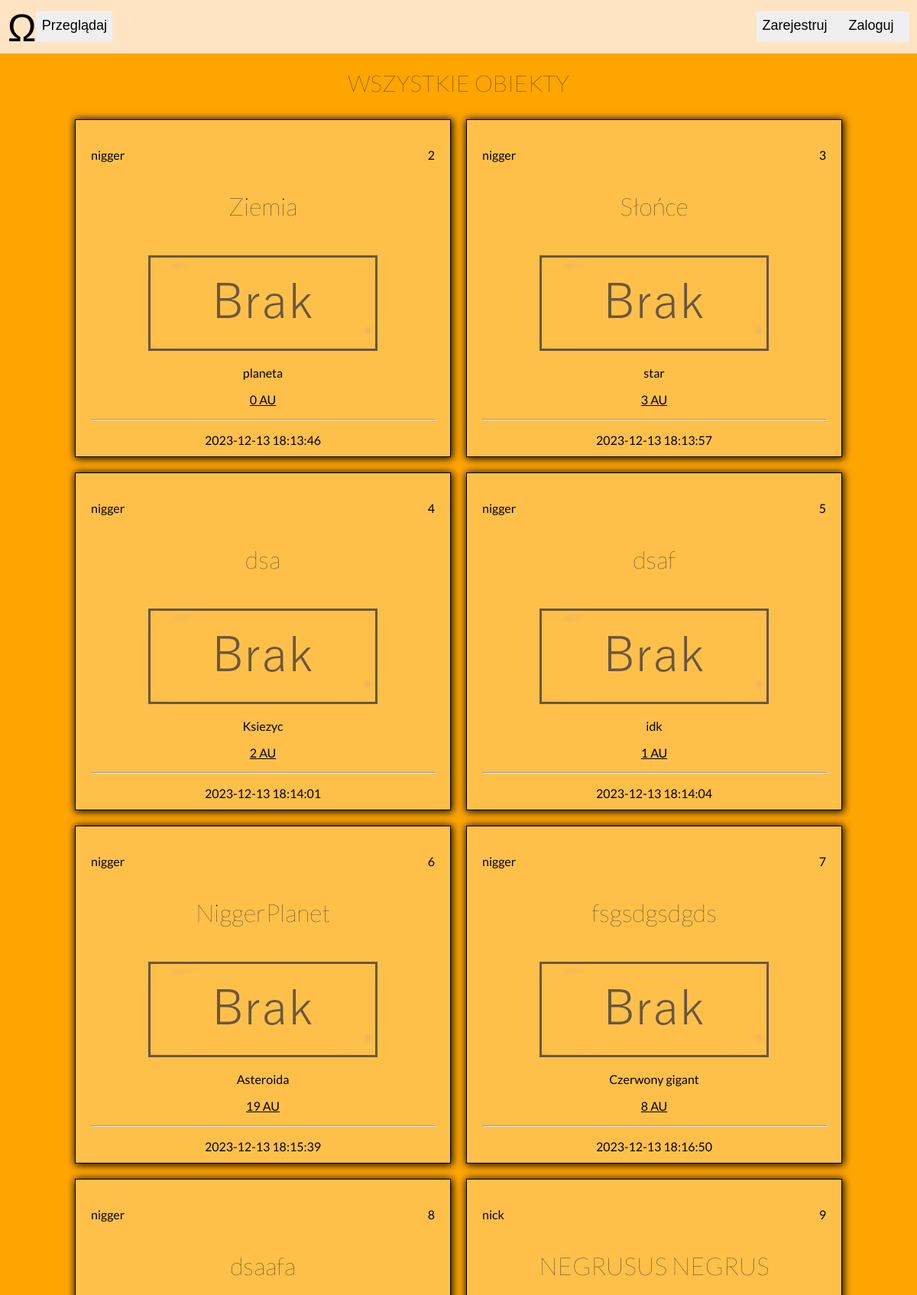
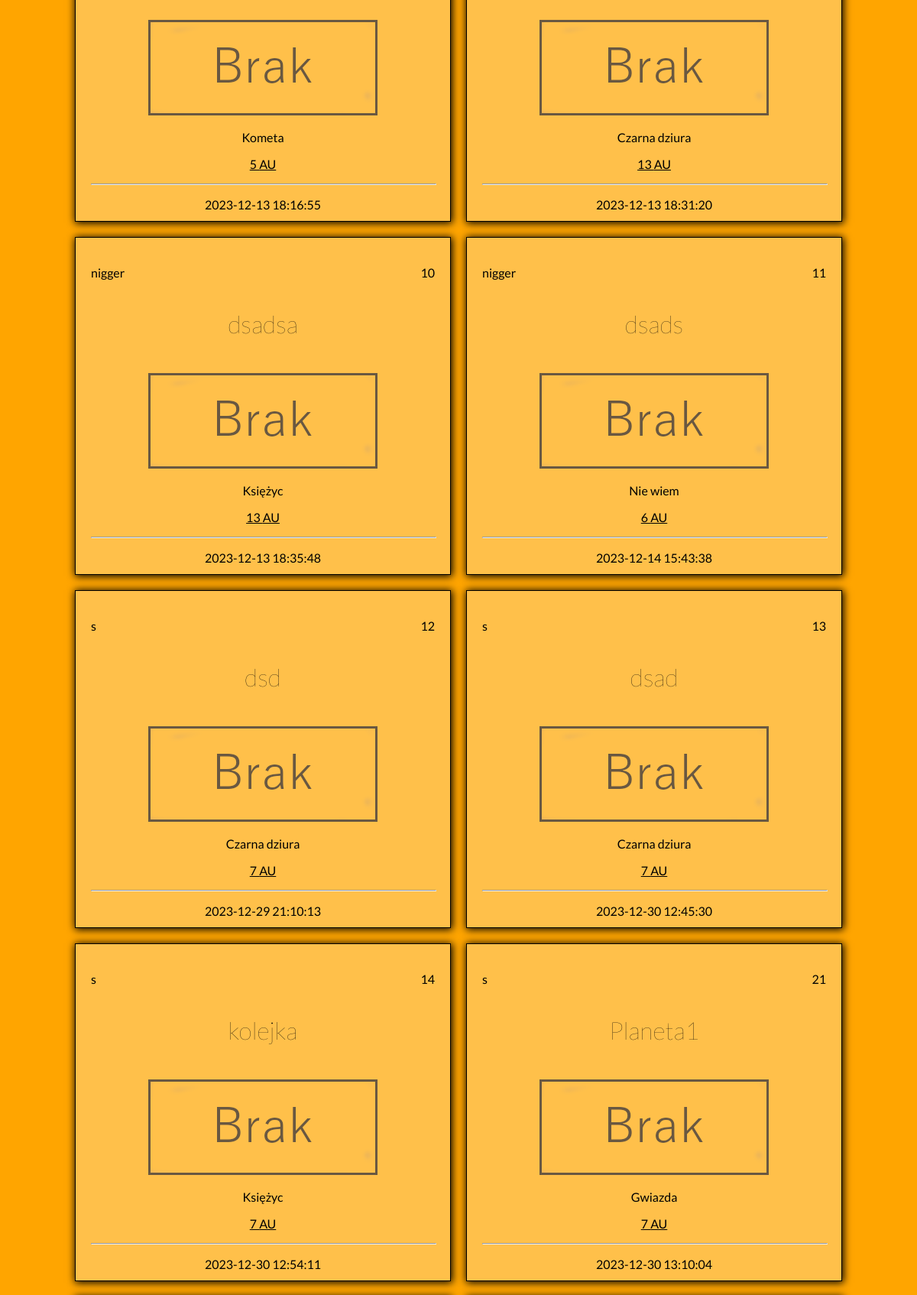
/objects.php (upper part), run on the app's committed database (2 pictures, top to bottom).
### tables this page shows
CREATE TABLE `obiekty` (
  `id` int(11) NOT NULL,
  `uzytkownik_id` int(11) NOT NULL,
  `nazwa` varchar(255) NOT NULL,
  `typ` varchar(100) DEFAULT NULL,
  `odleglosc` double NOT NULL,
  `obraz` text DEFAULT NULL,
  `data_stworzenia` datetime NOT NULL DEFAULT current_timestamp()
);

CREATE TABLE `uzytkownicy` (
  `id` int(11) NOT NULL,
  `login` varchar(50) NOT NULL,
  `haslo` varchar(50) NOT NULL,
  `data_stworzenia` timestamp NOT NULL DEFAULT current_timestamp()
);

### components/object_card.php (the view)
<?php
function object_card($obiekt) {
    if($obiekt['Obraz']==null) {
        $body = "<div class='object-card'>
                    <div class='object-header'>
                        <p>{$obiekt['Login']}</p><br>
                        <p>{$obiekt['ID_Obiektu']}</p>
                    </div>
                    <h1>{$obiekt['Nazwa']}</h1>
                    <img src='static/objects/brak.png'/>
                    <p>{$obiekt['Typ']}</p>
                    <p class='distance'>{$obiekt['Odległość']} AU</p>
                    <hr><p>{$obiekt['Data']}</p>";
                    echo "</div>";
    } else {
        $body = "<div class='object-card'>
                    <div class='object-header'>
                        <p>{$obiekt['Login']}</p><br>
                        <p>{$obiekt['ID_Obiektu']}</p>
                    </div>
                    <h1>{$obiekt['Nazwa']}</h1>
                    <img class='img-objects' src='static/objects/{$obiekt['Obraz']}'/>
                    <p>{$obiekt['Typ']}</p>
                    <p class='distance'>{$obiekt['Odległość']} AU</p>
                    <hr><p>{$obiekt['Data']}</p>";
                   echo "</div>";
    }
    return $body;
}
?>

### components/header.php (shortened to what this page needs)
<!DOCTYPE html>
<html lang="pl">
<head>
    <link rel="stylesheet" href="styles/root.css">
    <link rel="stylesheet" href="styles/header.css">
    <link rel="stylesheet" href="styles/form.css">
    <link rel="stylesheet" href="styles/objects.css">
    <link rel="stylesheet" href="styles/profile.css">
    <link rel="stylesheet" href="styles/profile_card.css">
    <link rel="stylesheet" href="styles/object_card.css">
</head>
<body>
    <div id="container">
        <div id="header">
            <div id="header-left">
            <a href="index.php" id="omega">Ω</a>
            <button><a class="link" href="objects.php">Przeglądaj</a></button>
            </div>
            <?php
            if(isset($_SESSION['login'])){
                echo "<div id='header-right'><a  href='profile.php'><div id='nickname'><p class='link-nickname'>Witaj " .$_SESSION['login'] ."!</p></a></div>
                <button type='submit' class='button-index'><a id='object' class='link' href='create.php'>Dodaj obiekt</a></button>
                <button type='submit' class='button-index'><a class='link' id='log-out' href='scripts/logout.php'>Wyloguj</a></button>";
            }else{
                echo "<div id='header-right'><button type='submit' ><a class='link' href='register.php'>Zarejestruj</a></button>
                <button type='submit'><a class='link' href='login.php'>Zaloguj</a></button></div>";
            }
            ?>
        </div>
    </div>
</body>
</html>

### objects.php (shortened to what this page needs)
<?php
  include('scripts/db.php');
  include('components/header.php');
  include('components/object_card.php');
?>
  <h1 class='title'>WSZYSTKIE OBIEKTY</h1>
  <div class='result-container'>
<?php
$objects = array();
        $sql = "
        SELECT uzytkownicy.login AS Login,obiekty.id AS ID_Obiektu,obiekty.uzytkownik_id AS ID_Użytkownika,obiekty.nazwa AS Nazwa,
        obiekty.typ AS Typ,obiekty.odleglosc AS Odległość,obiekty.data_stworzenia AS Data,obiekty.obraz AS Obraz FROM obiekty
        INNER JOIN uzytkownicy ON obiekty.uzytkownik_id = uzytkownicy.id";
        $result = mysqli_query($db, $sql);
        while($row = mysqli_fetch_assoc($result)) {
            array_push($objects, $row);
        }
        foreach ($objects as $object) {
          echo object_card($object);
      }
?>
</div>

### styles/root.css (style rules this page uses)
body { margin: 0; padding: 0; font-family: 'Lato', sans-serif; }
h1 { font-weight: 100; }

### styles/header.css (style rules this page uses)
body { background-color: orange; }
#header { background-color: bisque; padding: 10px; display: flex; justify-content: space-between; height: 50px; align-items: center; }
#header-right { display: flex; justify-content: space-evenly; align-items: center; }
#header-left { display: flex; justify-content: space-evenly; align-items: center; }
button { height: 40px; width: 100px; font-size: 18px; border: none; }
#omega { font-size: 50px; }
.link { display: block; height: 100%; width: 100%; padding-top: 7px; }
a { text-decoration: none; color: black; }

### styles/objects.css (style rules this page uses)
.result-container { display: flex; flex-wrap: wrap; align-items: center; justify-content: center; }
.object-header { display: flex; justify-content: space-between; }
.title { font-size: 30px; text-align: center; }

### styles/profile_card.css (style rules this page uses)
hr { width: 100%; }

### styles/object_card.css (style rules this page uses)
.object-card { text-align: center; width: 450px; border: 1px black solid; background-color: rgb(255, 192, 74); height: 400px; padding: 20px; margin: 10px; box-shadow: 1px 1px 10px 1px black; }
.distance { text-decoration: underline; }
.object-card h1 { margin-bottom: 45px; }

### data on the page
obiekty: uzytkownicy.login "nigger", id "2", nazwa "Ziemia", typ "planeta", odleglosc "0", data_stworzenia "2023-12-13 18:13:46"
obiekty: uzytkownicy.login "nigger", id "3", nazwa "Słońce", typ "star", odleglosc "3", data_stworzenia "2023-12-13 18:13:57"
obiekty: uzytkownicy.login "nigger", id "4", nazwa "dsa", typ "Ksiezyc", odleglosc "2", data_stworzenia "2023-12-13 18:14:01"
obiekty: uzytkownicy.login "nigger", id "5", nazwa "dsaf", typ "idk", odleglosc "1", data_stworzenia "2023-12-13 18:14:04"
obiekty: uzytkownicy.login "nigger", id "6", nazwa "NiggerPlanet", typ "Asteroida", odleglosc "19", data_stworzenia "2023-12-13 18:15:39"
obiekty: uzytkownicy.login "nigger", id "7", nazwa "fsgsdgsdgds", typ "Czerwony gigant", odleglosc "8", data_stworzenia "2023-12-13 18:16:50"
obiekty: uzytkownicy.login "nigger", id "8", nazwa "dsaafa", typ "Kometa", odleglosc "5", data_stworzenia "2023-12-13 18:16:55"
obiekty: uzytkownicy.login "nick", id "9", nazwa "NEGRUSUS NEGRUS", typ "Czarna dziura", odleglosc "13", data_stworzenia "2023-12-13 18:31:20"
obiekty: uzytkownicy.login "nigger", id "10", nazwa "dsadsa", typ "Księżyc", odleglosc "13", data_stworzenia "2023-12-13 18:35:48"
obiekty: uzytkownicy.login "nigger", id "11", nazwa "dsads", typ "Nie wiem", odleglosc "6", data_stworzenia "2023-12-14 15:43:38"
obiekty: uzytkownicy.login "s", id "12", nazwa "dsd", typ "Czarna dziura", odleglosc "7", data_stworzenia "2023-12-29 21:10:13"
obiekty: uzytkownicy.login "s", id "13", nazwa "dsad", typ "Czarna dziura", odleglosc "7", data_stworzenia "2023-12-30 12:45:30"
obiekty: uzytkownicy.login "s", id "14", nazwa "kolejka", typ "Księżyc", odleglosc "7", data_stworzenia "2023-12-30 12:54:11"
obiekty: uzytkownicy.login "s", id "21", nazwa "Planeta1", typ "Gwiazda", odleglosc "7", data_stworzenia "2023-12-30 13:10:04"
